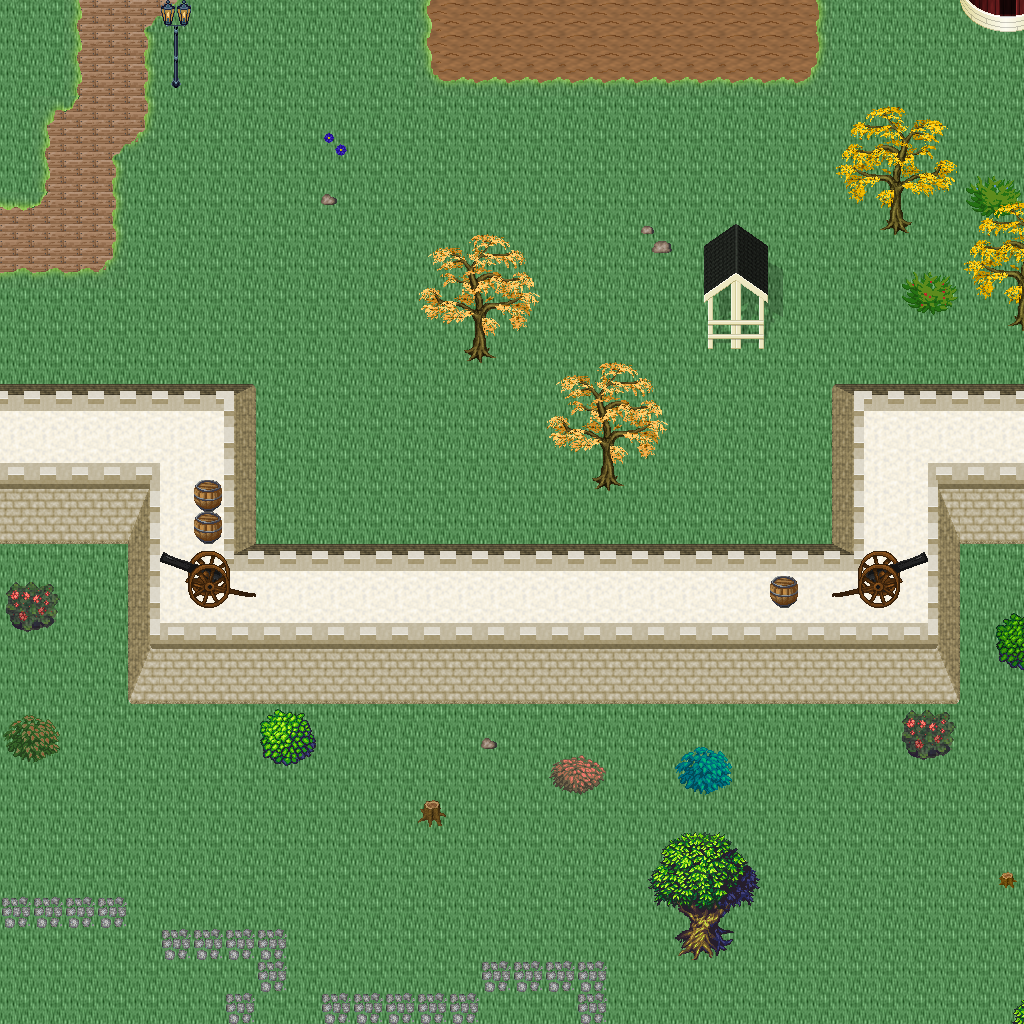

This is a level from a 2D game, rendered from its Tiled map with the project's own tilesets. A one-line summary and the map file follow, with tile-layer data summarised:
An orthogonal 32x32 tile map with 32x32 px tiles, 5 tile layers (Ground, Objects, Objects2, Above, ...), 1 hidden layer not drawn, 35 tilesets.

<map version="1.10" tiledversion="1.11.0" orientation="orthogonal" renderorder="right-down" width="32" height="32" tilewidth="32" tileheight="32" infinite="0" nextlayerid="11" nextobjectid="1">
 <tileset firstgid="1" name="logic_collision" tilewidth="32" tileheight="32" tilecount="1" columns="1">
  <image source="../drawable/logic_collision.png" width="32" height="32" />
 </tileset>
 <tileset firstgid="2" name="ground_ridge_earth_pale" tilewidth="32" tileheight="32" tilecount="96" columns="12">
  <image source="../drawable/ground_ridge_earth_pale.png" width="384" height="256" />
 </tileset>
 <tileset firstgid="98" name="ground_ridge_earth_dark" tilewidth="32" tileheight="32" tilecount="96" columns="12">
  <image source="../drawable/ground_ridge_earth_dark.png" width="384" height="256" />
 </tileset>
 <tileset firstgid="194" name="ground_ground" tilewidth="32" tileheight="32" tilecount="33" columns="3">
  <image source="../drawable/ground_ground.png" width="96" height="352" />
 </tileset>
 <tileset firstgid="227" name="building_castle" tilewidth="32" tileheight="32" tilecount="320" columns="20">
  <image source="../drawable/building_castle.png" width="640" height="512" />
 </tileset>
 <tileset firstgid="547" name="ground_water_pool" tilewidth="32" tileheight="32" tilecount="72" columns="3">
  <image source="../drawable/ground_water_pool.png" width="96" height="768" />
 </tileset>
 <tileset firstgid="619" name="ground_earth_edges" tilewidth="32" tileheight="32" tilecount="18" columns="6">
  <image source="../drawable/ground_earth_edges.png" width="192" height="96" />
 </tileset>
 <tileset firstgid="637" name="ground_grass_corners" tilewidth="32" tileheight="32" tilecount="24" columns="6">
  <image source="../drawable/ground_grass_corners.png" width="192" height="128" />
 </tileset>
 <tileset firstgid="661" name="ground_grass_edges" tilewidth="32" tileheight="32" tilecount="36" columns="12">
  <image source="../drawable/ground_grass_edges.png" width="384" height="96" />
 </tileset>
 <tileset firstgid="697" name="item_weapon_cannon" tilewidth="32" tileheight="32" tilecount="12" columns="3">
  <image source="../drawable/item_weapon_cannon.png" width="96" height="128" />
 </tileset>
 <tileset firstgid="709" name="item_pot_barrels_1" tilewidth="32" tileheight="32" tilecount="8" columns="4">
  <image source="../drawable/item_pot_barrels_1.png" width="128" height="64" />
 </tileset>
 <tileset firstgid="717" name="ground_cobbled_paving" tilewidth="32" tileheight="32" tilecount="1" columns="1">
  <image source="../drawable/ground_cobbled_paving.png" width="32" height="32" />
 </tileset>
 <tileset firstgid="718" name="ground_rock_pebbles" tilewidth="32" tileheight="32" tilecount="3" columns="1">
  <image source="../drawable/ground_rock_pebbles.png" width="32" height="96" />
 </tileset>
 <tileset firstgid="721" name="plant_flower_daisy_blue" tilewidth="32" tileheight="32" tilecount="8" columns="2">
  <image source="../drawable/plant_flower_daisy_blue.png" width="64" height="128" />
 </tileset>
 <tileset firstgid="729" name="building_mill" tilewidth="32" tileheight="32" tilecount="30" columns="5">
  <image source="../drawable/building_mill.png" width="160" height="192" />
 </tileset>
 <tileset firstgid="759" name="building_windmill_blades" tilewidth="32" tileheight="32" tilecount="144" columns="24">
  <image source="../drawable/building_windmill_blades.png" width="768" height="192" />
 </tileset>
 <tileset firstgid="903" name="logic_item_corn" tilewidth="32" tileheight="32" tilecount="5" columns="5">
  <image source="../drawable/logic_item_corn.png" width="160" height="32" />
 </tileset>
 <tileset firstgid="908" name="object_scarecrow" tilewidth="32" tileheight="32" tilecount="2" columns="1">
  <image source="../drawable/object_scarecrow.png" width="32" height="64" />
 </tileset>
 <tileset firstgid="910" name="object_hay_cart" tilewidth="32" tileheight="32" tilecount="1" columns="1">
  <image source="../drawable/object_hay_cart.png" width="32" height="32" />
 </tileset>
 <tileset firstgid="911" name="building_barnyard" tilewidth="32" tileheight="32" tilecount="200" columns="8">
  <image source="../drawable/building_barnyard.png" width="256" height="800" />
 </tileset>
 <tileset firstgid="1111" name="furniture_sink_pale_brown_stone" tilewidth="32" tileheight="32" tilecount="4" columns="2">
  <image source="../drawable/furniture_sink_pale_brown_stone.png" width="64" height="64" />
 </tileset>
 <tileset firstgid="1115" name="logic_creature_farm_animal" tilewidth="32" tileheight="32" tilecount="16" columns="8">
  <image source="../drawable/logic_creature_farm_animal.png" width="256" height="64" />
 </tileset>
 <tileset firstgid="1131" name="plant_tree_fall_trees" tilewidth="32" tileheight="32" tilecount="40" columns="8">
  <image source="../drawable/plant_tree_fall_trees.png" width="256" height="160" />
 </tileset>
 <tileset firstgid="1171" name="plant_bush_bush_mult_colored" tilewidth="32" tileheight="32" tilecount="6" columns="3">
  <image source="../drawable/plant_bush_bush_mult_colored.png" width="96" height="64" />
 </tileset>
 <tileset firstgid="1177" name="furniture_light_lamp_blue" tilewidth="32" tileheight="32" tilecount="3" columns="1">
  <image source="../drawable/furniture_light_lamp_blue.png" width="32" height="96" />
 </tileset>
 <tileset firstgid="1180" name="light_dim_light_7x5" tilewidth="32" tileheight="32" tilecount="35" columns="7">
  <image source="../drawable/light_dim_light_7x5.png" width="224" height="160" />
 </tileset>
 <tileset firstgid="1215" name="plant_stump_small_stump" tilewidth="32" tileheight="32" tilecount="4" columns="2">
  <image source="../drawable/plant_stump_small_stump.png" width="64" height="64" />
 </tileset>
 <tileset firstgid="1219" name="logic_creature_fowl" tilewidth="32" tileheight="32" tilecount="6" columns="6">
  <image source="../drawable/logic_creature_fowl.png" width="192" height="32" />
 </tileset>
 <tileset firstgid="1225" name="logic_creature_rodent" tilewidth="32" tileheight="32" tilecount="8" columns="8">
  <image source="../drawable/logic_creature_rodent.png" width="256" height="32" />
 </tileset>
 <tileset firstgid="1233" name="plant_bushes_and_trees" tilewidth="32" tileheight="32" tilecount="144" columns="16">
  <image source="../drawable/plant_bushes_and_trees.png" width="512" height="289" />
 </tileset>
 <tileset firstgid="1377" name="plant_bush_leafy" tilewidth="32" tileheight="32" tilecount="48" columns="8">
  <image source="../drawable/plant_bush_leafy.png" width="256" height="192" />
 </tileset>
 <tileset firstgid="1425" name="plant_bush_bush_pinks" tilewidth="32" tileheight="32" tilecount="4" columns="2">
  <image source="../drawable/plant_bush_bush_pinks.png" width="64" height="64" />
 </tileset>
 <tileset firstgid="1429" name="plant_bush_berried" tilewidth="32" tileheight="32" tilecount="60" columns="5">
  <image source="../drawable/plant_bush_berried.png" width="160" height="384" />
 </tileset>
 <tileset firstgid="1489" name="plant_bushes_and_trees" tilewidth="32" tileheight="32" tilecount="144" columns="16">
  <image source="../drawable/plant_bushes_and_trees.png" width="512" height="289" />
 </tileset>
 <tileset firstgid="1633" name="ground_ground_3" tilewidth="32" tileheight="32" tilecount="5" columns="5">
  <image source="../drawable/ground_ground_3.png" width="160" height="32" />
 </tileset>
 <layer id="1" name="Ground" width="32" height="32">
  <data>[1024 cells, 1024 non-empty, 12 distinct tile ids]</data>
 </layer>
 <layer id="2" name="Objects" width="32" height="32">
  <data>[1024 cells, 190 non-empty, 58 distinct tile ids]</data>
 </layer>
 <layer id="3" name="Objects2" width="32" height="32">
  <data>[1024 cells, 15 non-empty, 13 distinct tile ids]</data>
 </layer>
 <layer id="4" name="Above" width="32" height="32">
  <data>[1024 cells, 96 non-empty, 69 distinct tile ids]</data>
 </layer>
 <layer id="5" name="Above2" width="32" height="32">
  <data>[1024 cells, 0 non-empty, 0 distinct tile ids]</data>
 </layer>
 <layer id="6" name="Walkable" width="32" height="32" visible="0">
  <data>[1024 cells, 235 non-empty, 1 distinct tile ids]</data>
 </layer>
 <objectgroup id="7" name="Mapevents" />
 <objectgroup id="8" name="Spawn" />
 <objectgroup id="9" name="Keys" />
 <objectgroup id="10" name="Replace" />
</map>
